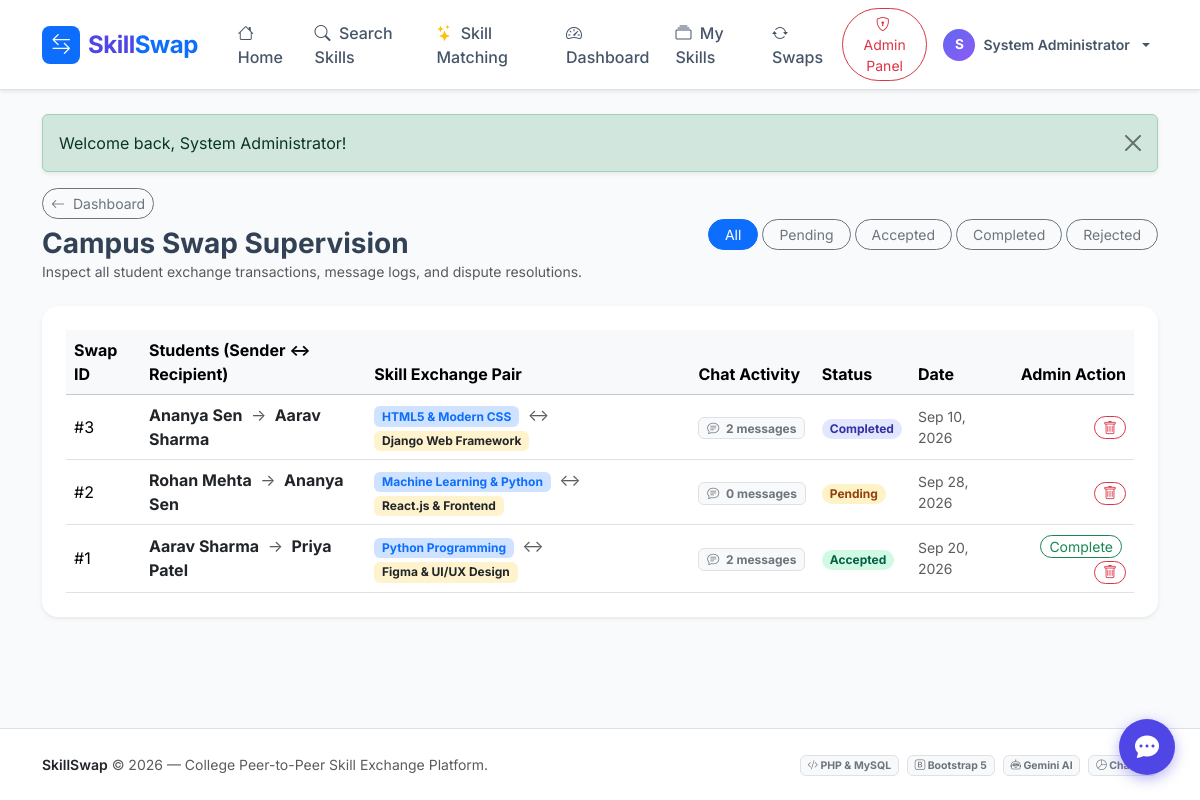
Screenshot of /admin/manage_swaps.php (signed in) with the database file from the repository.
### tables this page shows
CREATE TABLE IF NOT EXISTS `swap_requests` (
    `id` INT AUTO_INCREMENT PRIMARY KEY,
    `sender_id` INT NOT NULL,
    `receiver_id` INT NOT NULL,
    `offered_skill_id` INT NOT NULL,
    `requested_skill_id` INT NOT NULL,
    `message` TEXT DEFAULT NULL,
    `status` ENUM('pending', 'accepted', 'rejected', 'completed', 'cancelled') DEFAULT 'pending',
    `created_at` DATETIME DEFAULT CURRENT_TIMESTAMP,
    `updated_at` DATETIME DEFAULT CURRENT_TIMESTAMP ON UPDATE CURRENT_TIMESTAMP,
    FOREIGN KEY (`sender_id`) REFERENCES `users`(`id`) ON DELETE CASCADE,
    FOREIGN KEY (`receiver_id`) REFERENCES `users`(`id`) ON DELETE CASCADE,
    FOREIGN KEY (`offered_skill_id`) REFERENCES `skills`(`id`) ON DELETE CASCADE,
    FOREIGN KEY (`requested_skill_id`) REFERENCES `skills`(`id`) ON DELETE CASCADE
);

CREATE TABLE IF NOT EXISTS `users` (
    `id` INT AUTO_INCREMENT PRIMARY KEY,
    `name` VARCHAR(100) NOT NULL,
    `email` VARCHAR(120) NOT NULL UNIQUE,
    `password` VARCHAR(255) NOT NULL,
    `role` ENUM('student', 'admin') DEFAULT 'student',
    `college_id` VARCHAR(50) DEFAULT NULL,
    `department` VARCHAR(100) DEFAULT 'Computer Science',
    `year_of_study` VARCHAR(20) DEFAULT '3rd Year',
    `bio` TEXT DEFAULT NULL,
    `contact_info` VARCHAR(255) DEFAULT NULL,
    `avatar` VARCHAR(255) DEFAULT 'default_avatar.png',
    `status` ENUM('active', 'suspended') DEFAULT 'active',
    `created_at` DATETIME DEFAULT CURRENT_TIMESTAMP
);

CREATE TABLE IF NOT EXISTS `skills` (
    `id` INT AUTO_INCREMENT PRIMARY KEY,
    `user_id` INT NOT NULL,
    `skill_name` VARCHAR(120) NOT NULL,
    `category` VARCHAR(60) NOT NULL,
    `proficiency_level` ENUM('Beginner', 'Intermediate', 'Advanced') DEFAULT 'Intermediate',
    `type` ENUM('teach', 'learn') NOT NULL,  
    `description` TEXT DEFAULT NULL,
    `created_at` DATETIME DEFAULT CURRENT_TIMESTAMP,
    FOREIGN KEY (`user_id`) REFERENCES `users`(`id`) ON DELETE CASCADE
);

### config/db.php (called while the page is built, shortened)
<?php
function sanitize($data) {
    return htmlspecialchars(trim($data ?? ''), ENT_QUOTES, 'UTF-8');
}
function app_path($subpath = '') {
    $docRoot = str_replace('\\', '/', $_SERVER['DOCUMENT_ROOT'] ?? '');
    $curDir  = str_replace('\\', '/', dirname(__DIR__));
    $rel = str_replace($docRoot, '', $curDir);
    $rel = rtrim($rel, '/');
    return $rel . ($subpath ? '/' . ltrim($subpath, '/') : '');
}

### admin/manage_swaps.php (the view, shortened to what this page needs)
<?php
require_once __DIR__ . '/../config/db.php';
$db = get_db_connection();
$statusFilter = trim($_GET['status'] ?? '');
$query = "
    SELECT sr.*,
           u_sender.name as sender_name, u_sender.email as sender_email,
           u_rec.name as receiver_name, u_rec.email as receiver_email,
           s_off.skill_name as offered_skill,
           s_req.skill_name as requested_skill,
           (SELECT COUNT(*) FROM swap_messages WHERE swap_id = sr.id) as message_count
    FROM swap_requests sr
    JOIN users u_sender ON sr.sender_id = u_sender.id
    JOIN users u_rec ON sr.receiver_id = u_rec.id
    JOIN skills s_off ON sr.offered_skill_id = s_off.id
    JOIN skills s_req ON sr.requested_skill_id = s_req.id
";
$params = [];
$query .= " ORDER BY sr.id DESC";
$stmt = $db->prepare($query);
$stmt->execute($params);
$swaps = $stmt->fetchAll();
require_once __DIR__ . '/../includes/header.php';
?>
<div class="d-flex flex-column flex-md-row justify-content-between align-items-start align-items-md-center mb-4 gap-3">
    <div>
        <a href="<?= app_path('admin/dashboard.php'); ?>" class="btn btn-outline-secondary btn-sm rounded-pill mb-2">
            <i class="bi bi-arrow-left me-1"></i> Dashboard
        </a>
        <h3 class="fw-bold mb-0">Campus Swap Supervision</h3>
        <p class="text-muted small mb-0">Inspect all student exchange transactions, message logs, and dispute resolutions.</p>
    </div>
    <div class="d-flex flex-wrap gap-1">
        <?php foreach (['' => 'All', 'pending' => 'Pending', 'accepted' => 'Accepted', 'completed' => 'Completed', 'rejected' => 'Rejected'] as $val => $lbl): ?>
            <a href="?status=<?= $val; ?>" class="btn btn-sm <?= ($statusFilter === $val) ? 'btn-primary' : 'btn-outline-secondary'; ?> rounded-pill px-3">
                <?= $lbl; ?>
            </a>
        <?php endforeach; ?>
    </div>
</div>
<div class="card border-0 shadow-sm rounded-4 p-4 bg-white">
    <div class="table-responsive">
        <table class="table table-hover align-middle mb-0">
            <thead class="table-light">
                <tr>
                    <th>Swap ID</th>
                    <th>Students (Sender &harr; Recipient)</th>
                    <th>Skill Exchange Pair</th>
                    <th>Chat Activity</th>
                    <th>Status</th>
                    <th>Date</th>
                    <th class="text-end">Admin Action</th>
                </tr>
            </thead>
            <tbody>
                <?php if (empty($swaps)): ?>
                    <tr>
                        <td colspan="7" class="text-center py-4 text-muted">No swaps matching criteria.</td>
                    </tr>
                <?php else: ?>
                    <?php foreach ($swaps as $sw): ?>
                        <tr>
                            <td>#<?= $sw['id']; ?></td>
                            <td>
                                <span class="fw-bold text-dark"><?= sanitize($sw['sender_name']); ?></span>
                                <span class="text-muted mx-1">&rarr;</span>
                                <span class="fw-bold text-dark"><?= sanitize($sw['receiver_name']); ?></span>
                            </td>
                            <td>
                                <span class="badge bg-primary-subtle text-primary"><?= sanitize($sw['offered_skill']); ?></span>
                                <span class="text-muted mx-1">&harr;</span>
                                <span class="badge bg-warning-subtle text-dark"><?= sanitize($sw['requested_skill']); ?></span>
                            </td>
                            <td>
                                <span class="badge bg-light text-secondary border">
                                    <i class="bi bi-chat-text me-1"></i> <?= $sw['message_count']; ?> messages
                                </span>
                            </td>
                            <td>
                                <span class="badge status-<?= $sw['status']; ?> rounded-pill px-2 py-1">
                                    <?= ucfirst($sw['status']); ?>
                                </span>
                            </td>
                            <td class="small text-muted"><?= date('M d, Y', strtotime($sw['created_at'])); ?></td>
                            <td class="text-end">
                                <?php if ($sw['status'] === 'accepted'): ?>
                                    <form method="POST" action="" class="d-inline">
                                        <button type="submit" class="btn btn-sm btn-outline-success rounded-pill px-2 py-0 me-1" title="Mark Completed">
                                            Complete
                                        </button>
                                    </form>
                                <?php endif; ?>
                                <form method="POST" action="" class="d-inline" onsubmit="return confirm('Delete this swap record?');">
                                    <button type="submit" class="btn btn-sm btn-outline-danger rounded-pill px-2 py-0" title="Delete Swap">
                                        <i class="bi bi-trash"></i>
                                    </button>
                                </form>
                            </td>
                        </tr>
                    <?php endforeach; ?>
                <?php endif; ?>
            </tbody>
        </table>
    </div>
</div>
<?php require_once __DIR__ . '/../includes/footer.php'; ?>

### assets/css/style.css (style rules this page uses)
:root { --primary: #4f46e5; --primary-hover: #4338ca; --primary-light: #eef2ff; --secondary: #0ea5e9; --success: #10b981; --warning: #f59e0b; --danger: #ef4444; --dark: #0f172a; --gray-bg: #f8fafc; --card-shadow: 0 10px 25px -5px rgba(0, 0, 0, 0.05), 0 8px 10px -6px rgba(0, 0, 0, 0.03); --hover-shadow: 0 20px 25px -5px rgba(0, 0, 0, 0.1), 0 8px 10px -6px rgba(0, 0, 0, 0.04); }
body { font-family: 'Inter', -apple-system, BlinkMacSystemFont, "Segoe UI", Roboto, Helvetica, Arial, sans-serif; background-color: var(--gray-bg); color: #334155; min-height: 100vh; display: flex; flex-direction: column; }
.status-pending { background-color: #fef3c7; color: #92400e; }
.status-accepted { background-color: #d1fae5; color: #065f46; }
.status-completed { background-color: #e0e7ff; color: #3730a3; }

### rows the page displays
swap_requests: id "3", sender.name "Ananya Sen", receiver.name "Aarav Sharma", offered_skill.skill_name "HTML5 & Modern CSS", requested_skill.skill_name "Django Web Framework", message_count "2", status "Completed", created_at "Sep 10, 2026"
swap_requests: id "2", sender.name "Rohan Mehta", receiver.name "Ananya Sen", offered_skill.skill_name "Machine Learning & Python", requested_skill.skill_name "React.js & Frontend", message_count "0", status "Pending", created_at "Sep 28, 2026"
swap_requests: id "1", sender.name "Aarav Sharma", receiver.name "Priya Patel", offered_skill.skill_name "Python Programming", requested_skill.skill_name "Figma & UI/UX Design", message_count "2", status "Accepted", created_at "Sep 20, 2026"

### other values shown
substr($_SESSION['user_name'] ?? 'U', 0, 1) "S"
$_SESSION['user_name'] "System Administrator"
$flash['message'] "Welcome back, System Administrator!"
$lbl "All"
$lbl "Pending"
$lbl "Accepted"
$lbl "Completed"
$lbl "Rejected"
